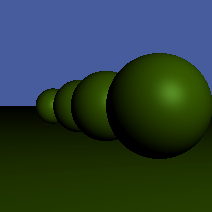
Frame 1 (no input)
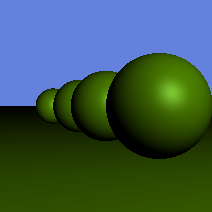
Frame 60 (the mouse pressed at the canvas centre just before this capture)
Frame 120 (the mouse held since frame 60 and released just before this capture): identical to frame 60, image omitted

The Processing sketch that drew these frames (run headless with seeded random() and noise(); from frame 60 on, the mouse is pressed at the canvas centre):

// Processing sketch: rev_4
// ── rev_4.pde
PVector eyePos;
ArrayList <Shape> shapes;

LightSource lightSource;
FColor ambientInt;
FColor ambInt;

FColor kAmb;
FColor kDif;
FColor kSpe;
float shine;

void setup()
{
  size(212, 212);
  background(color(0, 0, 0));
}

void draw()
{
  eyePos = new PVector(0, 0, -5);
  shapes = new ArrayList<Shape>();

  Sphere sph1 = new Sphere(new PVector(3, 0, 25), 1);
  shapes.add(sph1);
  Sphere sph2 = new Sphere(new PVector(2, 0, 25), 1);
  shapes.add(sph2);
  Sphere sph3 = new Sphere(new PVector(1, 0, 15), 1);
  shapes.add(sph3);
  Sphere sph4 = new Sphere(new PVector(0, 0, 10), 1);
  shapes.add(sph4);
  Sphere sph5 = new Sphere(new PVector(-1, 0, 5), 1);
  shapes.add(sph5);

  Plane pln = new Plane(new PVector(0, 1, 0), new PVector(0, -1, 0));
  shapes.add(pln);

  PointLightSource pls = new PointLightSource(new PVector(-5, 5, -5), new FColor(1, 1, 1));
  lightSource = pls;

  ambInt = new FColor(0.1, 0.1, 0.1);
  kAmb =  new FColor(0.01, 0.01, 0.01);
  kDif =  new FColor(0.3, 0.5, 0);
  kSpe =  new FColor(0.2, 0.3, 2);
  shine = 8;

  PVector pw = new PVector();
  pw.z = 0;

  for (int y = 0; y <height; ++ y)
  {
    pw.y = map(y, 0, height - 1, 1, -1);
    for (int x = 0; x <width; ++x)
    {
      pw.x = map(x, 0, width - 1, 1, -1);

      stroke(color(100, 130, 220));

      PVector eyeDir = PVector.sub(pw, eyePos);
      Ray eyeRay = new Ray(eyePos, eyeDir);
      IntersectionPoint nearestIntP = null;
      Shape nearestShape = null;
      for (int i = 0; i < shapes.size(); ++i)
      {
        IntersectionPoint res = shapes.get(i).testIntersection(eyeRay);
        if (res != null)
        {
          if (nearestIntP == null || nearestIntP.distance  > res.distance)
          {
            nearestIntP = res;
            nearestShape = shapes.get(i);
          }
        }
      }
      IntersectionPoint  res = nearestIntP;
      if (res != null)
      {
        FColor col = new FColor(0, 0, 0);
        Lighting ltg = pls.lightingAt(res.position);
        float nlDot = constrain(res.normal.dot(ltg.direction), 0, 1);
        col.add(new FColor (255*constrain(kDif.red*nlDot, 0, 1), 255*constrain(kDif.green*nlDot, 0, 1), 255*constrain(kDif.blue*nlDot, 0, 1)));
        if (nlDot > 0)
        {
          PVector refDir = PVector.sub(PVector.mult(res.normal, 2*nlDot), ltg.direction);
          PVector invEyeDir = PVector.mult(eyeDir, -1);
          invEyeDir.normalize();
          float vrDot = constrain(refDir.dot(invEyeDir), 0, 1);
          col.add(new FColor (255*constrain(pow(vrDot, shine)*kSpe.red, 0, 1), 255*constrain(pow(vrDot, shine)*kSpe.green, 0, 1), 255*constrain(pow(vrDot, shine)*kSpe.red, 0, 1)));
        }
        stroke(col.red, col.green, col.blue);
      }
      point(x, y);
    }
  }
}














//PVector eyePos;
//Shape shape;

//LightSource lightSource;
//FColor ambientIntensity;

//FColor kAmb;
//FColor kDif;
//FColor kSpe;
//float shininess;

//void setup()
//{
//  size(512, 512);
//  background(color(0, 0, 0));

//  noSmooth();
//  noLoop();
//}

//void draw()
//{
//  eyePos = new PVector(0, 0, -5);

//  Sphere sph = new Sphere();
//  sph.center.set(0, 0, 5);
//  sph.radius = 1;
//  shape = sph;

//  PointLightSource pls = new PointLightSource();
//  pls.position.set(0, 0, 5);
//  pls.intensity.set(1.00, 1.00, 1.00);
//  lightSource = pls;

//  ambientIntensity = new FColor(0.10, 0.10, 0.10);

//  kAmb = new FColor(0.01, 0.01, 0.01);
//  //kAmb = new FColor(1000, 1001, 1001);
//  kDif = new FColor(0.69, 0.00, 0.00);
//  kSpe = new FColor(0.30, 0.30, 0.30);
//  shininess = 8;

//  PVector pw = new PVector();
//  pw.z = 0;
//  //Sphere sph = new Sphere(new PVector(0,0,5), 1);

//  for (int y = 0; y < height; ++y)
//  {
//    pw.y = map(y, 0, height - 1, 1, -1);
//    for (int x = 0; x <width; ++x)
//    {
//      pw.x = map(x, 0, width -1, 1, -1);

//      PVector eyeDir = PVector.sub(pw, eyePos);
//      Ray eyeRay = new Ray(eyePos, eyeDir);

//      stroke(color(100, 10, 237));

//      IntersectionPoint res = sph.testIntersection(eyeRay);
//      if (res != null)
//      {
//        FColor col = new FColor(0, 0, 0);
//        //ambientIntensity.mult(kAmb);
//        //col.add(ambientIntensity);

//        Lighting ltg  = pls.lightingAt(res.position);
//        ltg.direction = PVector.sub(pls.position, res.position); 
//        ltg.direction.normalize();
//        res.normal = PVector.sub(res.position, sph.center);
//        res.normal.normalize();
//        float nlDot = constrain((res.normal).dot(ltg.direction), 0, 1);
//        print(res.normal);

//        if (nlDot != 0)
//          print("got \n");

//        //kDif.red *= nlDot;
//        //kDif.blue *= nlDot;
//        //kDif.green *= nlDot;
//        kDif.red *= 1000;
//        kDif.blue *= 1000;
//        kDif.green *= 1000;
//        col.add(kDif);

//        //if(nlDot > 0)
//        //{
//        //  PVector refDir = PVector.sub(PVector.mult(res.normal, 2*nlDot), ltg.direction);
//        //  PVector invEyeDir = PVector.mult(eyeDir, -1);
//        //  invEyeDir.normalize();

//        //  float vrDot = constrain(refDir.dot(invEyeDir),0,1);
//        //  FColor imp = new FColor(100000,100000,100000);
//        //  col.add(imp);
//        //}
//        stroke(color(col.red, col.green, col.blue));
//      }
//      point(x, y);
//    }
//  }
//}

// ── GeometryUtils.pde

class FColor
{
  public float red, green, blue;
  public FColor(){ this(0,0,0); }
  public FColor(float v){ this(v,v,v); }
  public FColor(float r, float g, float b)
  {
    red = r; green = g; blue = b;
  } 
  public color toColor()
  {
      return toColor(1.0);
  }
  public color toColor(float k)
  {
    return toColor(k,k,k);
  }
  public color toColor(float kr, float kg, float kb)
  {
    int r = (int)(255 * constrain(red,   0, kr));
    int g = (int)(255 * constrain(green, 0, kg));
    int b = (int)(255 * constrain(blue,  0, kb));
    return color(r, g, b);
  }
  public FColor copy()
  {
    return new FColor(red, green, blue);
  }
  /** 
   * @deprecated FColor#get() is deprected.
   * @see FColor#copy() 
   */
  public FColor get()
  {
    return copy();
  }
  public void set(float r, float g, float b)
  {
    red = r;
    green = g;
    blue = b;
  }  
  public void add(FColor fc)
  {
    red += fc.red;
    green += fc.green;
    blue += fc.blue;
  }
  public void mult(FColor fc)
  {
    red *= fc.red;
    green *= fc.green;
    blue *= fc.blue;    
  }
  public String toString()
  {
    return "[ " + red + ", " + green + ", " + blue + " ]";
  }
}
FColor colorPi(FColor ... params)
{
  FColor res = new FColor(1,1,1);
  for(FColor fc : params)
    res.mult(fc);
  return res;
}

class Ray
{
  public PVector start, direction;
  public Ray(){ this(new PVector(), new PVector()); }
  public Ray(PVector s, PVector d)
  {
    start = s.copy();
    direction = d.copy();
  }
  public PVector getPoint(float t)
  {
    return vectorSigma(start, t, direction);
  }
}
class IntersectionPoint 
{
  public float distance;
  public PVector position;
  public PVector normal; 
}

abstract class Shape
{
  public Material material = new Material();
  public abstract IntersectionPoint testIntersection(Ray ray);
}

class Lighting
{
  public float distance; 
  public FColor intensity;
  public PVector direction;
}

abstract class LightSource
{
  public abstract Lighting lightingAt(PVector pos);  
}

/////////////////////////////////////////////////////////////////////

class Sphere extends Shape 
{
  public PVector center;
  public float radius;
  
  public Sphere(){ this(new PVector(), 1); }
  public Sphere(PVector c, float r)
  {
    center = c.copy();
    radius = r;
  }
  
  public IntersectionPoint testIntersection(Ray ray)
  {
    PVector tmp = PVector.sub(ray.start, center);
    
    float A = ray.direction.magSq();
    float B = 2*ray.direction.dot(tmp);
    float C = tmp.magSq() - pow(radius, 2);
    
    float D = pow(B, 2)- 4*A*C;
    
    float t = -1;
    if(D == 0)
      t = -B/(2*A);
     else if(D>0)
     {
       float t1 = (-B - sqrt(D))/(2*A);
       float t2 = (-B + sqrt(D))/(2*A);
       
       t = t1 > 0 && t2 > 0 ? min(t1,t2):max(t1,t2);
     }
     if(t > 0)
     {
       IntersectionPoint res = new IntersectionPoint();
       PVector len = PVector.mult(ray.direction, t);
       res.distance = len.mag();
       res.position = PVector.add(ray.start, len);
       res.normal = PVector.sub(res.position, center);
       res.normal.normalize();
       return res;
     }
     else
      return null;
  }
}

class Plane extends Shape
{
  public PVector normal;
  public PVector position;
  
  public Plane(){ this(new PVector(0,1,0), new PVector(0,0,0)); }
  public Plane(PVector n, PVector p)
  {
    normal = n.copy();
    normal.normalize();
    position = p.copy();
  }
  public IntersectionPoint testIntersection(Ray ray)
  {
    float dn_dot = ray.direction.dot(normal);
    if ( dn_dot != 0 )
    {
      float t = (position.dot(normal) - ray.start.dot(normal)) / dn_dot;
      if ( t > 0 )
      {
        IntersectionPoint res = new IntersectionPoint();
        res.distance = t * ray.direction.mag();
        res.position = ray.getPoint(t);
        res.normal = normal.copy();
        return res;
      }//if
    }//if
    return null;    
  }
}


class PointLightSource extends LightSource
{
  public PVector position;
  public FColor intensity;
  
  public PointLightSource(){ this(new PVector(0,0,0), new FColor(1,1,1)); }
  public PointLightSource(PVector pos, FColor fc)
  {
    position = pos.copy();
    intensity = fc.copy();   
  }
  
  public Lighting lightingAt(PVector pos)
  {  
    Lighting res = new Lighting();
    res.direction = PVector.sub(position, pos);
    res.distance = res.direction.mag();
    res.direction.normalize();
    res.intensity = intensity.copy();
    return res;
  }
}

class DirectionalLightSource extends LightSource
{
  public PVector direction;
  public FColor intensity;

  public DirectionalLightSource(){ this(new PVector(0,-1,0), new FColor(1,1,1)); }
  public DirectionalLightSource(PVector dir, FColor fc)
  {
    direction = dir.copy();
    direction.normalize();
    intensity = fc.copy();      
  }  
  public Lighting lightingAt(PVector pos)
  {
    Lighting res = new Lighting();
    res.direction = PVector.mult(direction, -1);
    res.intensity = intensity.copy();
    res.distance = Float.MAX_VALUE;
    return res;
  }  
}

PVector vectorSigma(Object ... params)
{
  PVector result = new PVector(0,0,0);
  for(int i = 0; i < params.length;)
  {
    if ( params[i] instanceof Number )
    {
      if ( i+1 > params.length-1 || !(params[i+1] instanceof PVector) )
        throw new IllegalArgumentException();
       
      float k = ((Number)params[i]).floatValue();
      PVector v = (PVector)params[i+1];
       
      result.add(PVector.mult(v, k));
      i += 2;
    }
    else if ( params[i] instanceof PVector )
    {
      PVector v = (PVector)params[i];
      result.add(v);
      ++i;
    }
  }//for
  return result;
}

class Material 
{
  public FColor ambientFactor;
  public FColor diffuseFactor;
  public FColor specularFactor;
  public float shininess;
  
  public Material()
  {
    ambientFactor  = new FColor(0.01f, 0.01f, 0.01f);
    diffuseFactor  = new FColor(0.69f, 0.69f, 0.69f);
    specularFactor = new FColor(0.30f, 0.30f, 0.30f);
    shininess = 8;    
  }  
}
